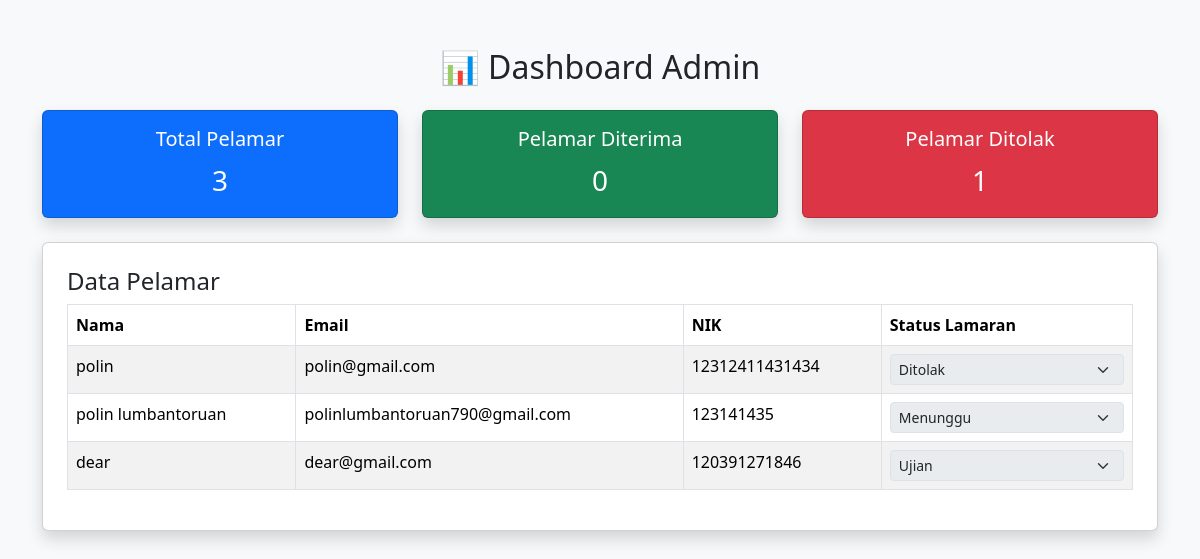
/admin/admin_dashboard_welcome.php, run on the app's committed database.
### tables this page shows
CREATE TABLE `pelamar` (
  `id` int(11) NOT NULL,
  `posisi_dilamar` varchar(100) DEFAULT NULL,
  `email` varchar(100) DEFAULT NULL,
  `nik` varchar(20) DEFAULT NULL,
  `nama` varchar(100) DEFAULT NULL,
  `tempat_lahir` varchar(100) DEFAULT NULL,
  `tanggal_lahir` date DEFAULT NULL,
  `jk` enum('Laki-laki','Perempuan') DEFAULT NULL,
  `agama` varchar(50) DEFAULT NULL,
  `alamat` text DEFAULT NULL,
  `status_pernikahan` varchar(50) DEFAULT NULL,
  `kewarganegaraan` varchar(50) DEFAULT NULL,
  `foto` varchar(255) DEFAULT NULL,
  `status_lamaran` varchar(50) DEFAULT 'Menunggu'
);

### admin/admin_dashboard_welcome.php (the view, shortened to what this page needs)
<?php
include 'koneksi.php';
$total = mysqli_fetch_assoc(mysqli_query($conn, "SELECT COUNT(*) AS total FROM pelamar"))['total'];
$diterima = mysqli_fetch_assoc(mysqli_query($conn, "SELECT COUNT(*) AS diterima FROM pelamar WHERE status_lamaran = 'Diterima'"))['diterima'];
$ditolak = mysqli_fetch_assoc(mysqli_query($conn, "SELECT COUNT(*) AS ditolak FROM pelamar WHERE status_lamaran = 'Ditolak'"))['ditolak'];
$pelamar = mysqli_query($conn, "SELECT * FROM pelamar");
?>
<!DOCTYPE html>
<html lang="id">
<head>
    <link href="https://cdn.jsdelivr.net/npm/bootstrap@5.3.2/dist/css/bootstrap.min.css" rel="stylesheet">
</head>
<body class="bg-light">
<div class="container mt-5">
    <h2 class="mb-4 text-center">📊 Dashboard Admin</h2>
    <div class="row mb-4">
        <div class="col-md-4">
            <div class="card shadow text-white bg-primary">
                <div class="card-body text-center">
                    <h5 class="card-title">Total Pelamar</h5>
                    <p class="card-text fs-3"><?= $total ?></p>
                </div>
            </div>
        </div>
        <div class="col-md-4">
            <div class="card shadow text-white bg-success">
                <div class="card-body text-center">
                    <h5 class="card-title">Pelamar Diterima</h5>
                    <p class="card-text fs-3"><?= $diterima ?></p>
                </div>
            </div>
        </div>
        <div class="col-md-4">
            <div class="card shadow text-white bg-danger">
                <div class="card-body text-center">
                    <h5 class="card-title">Pelamar Ditolak</h5>
                    <p class="card-text fs-3"><?= $ditolak ?></p>
                </div>
            </div>
        </div>
    </div>
    <div class="card shadow p-4 mb-5">
        <h4>Data Pelamar</h4>
        <table class="table table-bordered table-striped">
            <thead>
                <tr>
                    <th>Nama</th>
                    <th>Email</th>
                    <th>NIK</th>
                    <th>Status Lamaran</th>
                </tr>
            </thead>
            <tbody>
                <?php while ($row = mysqli_fetch_assoc($pelamar)) : ?>
                    <tr>
                        <td><?= htmlspecialchars($row['nama']) ?></td>
                        <td><?= htmlspecialchars($row['email']) ?></td>
                        <td><?= htmlspecialchars($row['nik']) ?></td>
                        <td>
                                 <select class="form-select form-select-sm" disabled>
                                <option <?= $row['status_lamaran'] == 'Menunggu ' ? 'selected' : '' ?>>Menunggu </option>
                                <option <?= $row['status_lamaran'] == 'Ujian' ? 'selected' : '' ?>>Ujian </option>
                                <option <?= $row['status_lamaran'] == 'Ditolak' ? 'selected' : '' ?>>Ditolak</option>
                            </select>
                        </td>
                    </tr>
                <?php endwhile; ?>
            </tbody>
        </table>
    </div>
</div>
</body>
</html>

### data on the page
pelamar: nama "polin", email "polin@gmail.com", nik "12312411431434", status_lamaran "Ditolak"
pelamar: nama "polin lumbantoruan", email "polinlumbantoruan790@gmail.com", nik "123141435"
pelamar: nama "dear", email "dear@gmail.com", nik "120391271846", status_lamaran "Ujian"

### other printed values
$total "3"
$diterima "0"
$ditolak "1"
